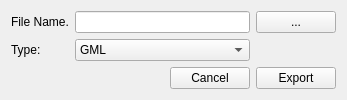
<?xml version="1.0" encoding="UTF-8"?>
<ui version="4.0">
 <class>GraphExportDialog</class>
 <widget class="QWidget" name="GraphExportDialog">
  <property name="geometry">
   <rect>
    <x>0</x>
    <y>0</y>
    <width>347</width>
    <height>100</height>
   </rect>
  </property>
  <property name="windowTitle">
   <string>Form</string>
  </property>
  <layout class="QVBoxLayout" name="verticalLayout">
   <item>
    <layout class="QGridLayout" name="gridLayout">
     <item row="0" column="1">
      <widget class="QLineEdit" name="lineExportFile"/>
     </item>
     <item row="0" column="0">
      <widget class="QLabel" name="labelFile">
       <property name="text">
        <string>File Name.</string>
       </property>
      </widget>
     </item>
     <item row="0" column="2">
      <widget class="QPushButton" name="buttonChooseFile">
       <property name="text">
        <string>...</string>
       </property>
      </widget>
     </item>
     <item row="1" column="0">
      <widget class="QLabel" name="label">
       <property name="text">
        <string>Type:</string>
       </property>
      </widget>
     </item>
     <item row="1" column="1">
      <widget class="QComboBox" name="comboFileType">
       <item>
        <property name="text">
         <string>GML</string>
        </property>
       </item>
       <item>
        <property name="text">
         <string>DOT</string>
        </property>
       </item>
       <item>
        <property name="text">
         <string>SVG</string>
        </property>
       </item>
      </widget>
     </item>
    </layout>
   </item>
   <item>
    <layout class="QHBoxLayout" name="horizontalLayout">
     <item>
      <spacer name="horizontalSpacer">
       <property name="orientation">
        <enum>Qt::Horizontal</enum>
       </property>
       <property name="sizeHint" stdset="0">
        <size>
         <width>40</width>
         <height>20</height>
        </size>
       </property>
      </spacer>
     </item>
     <item>
      <widget class="QPushButton" name="buttonCancel">
       <property name="text">
        <string>Cancel</string>
       </property>
      </widget>
     </item>
     <item>
      <widget class="QPushButton" name="buttonExport">
       <property name="text">
        <string>Export</string>
       </property>
      </widget>
     </item>
    </layout>
   </item>
  </layout>
 </widget>
 <resources/>
 <connections>
  <connection>
   <sender>buttonChooseFile</sender>
   <signal>clicked()</signal>
   <receiver>GraphExportDialog</receiver>
   <slot>chooseFile()</slot>
   <hints>
    <hint type="sourcelabel">
     <x>296</x>
     <y>20</y>
    </hint>
    <hint type="destinationlabel">
     <x>173</x>
     <y>49</y>
    </hint>
   </hints>
  </connection>
  <connection>
   <sender>buttonExport</sender>
   <signal>clicked()</signal>
   <receiver>GraphExportDialog</receiver>
   <slot>exportFile()</slot>
   <hints>
    <hint type="sourcelabel">
     <x>296</x>
     <y>78</y>
    </hint>
    <hint type="destinationlabel">
     <x>173</x>
     <y>49</y>
    </hint>
   </hints>
  </connection>
  <connection>
   <sender>buttonCancel</sender>
   <signal>clicked()</signal>
   <receiver>GraphExportDialog</receiver>
   <slot>close()</slot>
   <hints>
    <hint type="sourcelabel">
     <x>210</x>
     <y>78</y>
    </hint>
    <hint type="destinationlabel">
     <x>173</x>
     <y>49</y>
    </hint>
   </hints>
  </connection>
 </connections>
 <slots>
  <slot>chooseFile()</slot>
  <slot>exportFile()</slot>
 </slots>
</ui>
